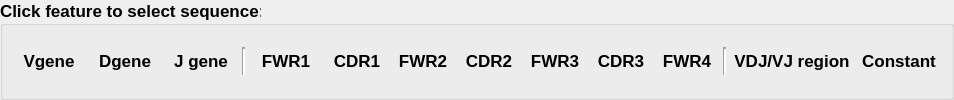
             <widget class="QGroupBox" name="groupBox">
              <property name="minimumSize">
               <size>
                <width>0</width>
                <height>80</height>
               </size>
              </property>
              <property name="font">
               <font>
                <family>Lucida Grande</family>
                <pointsize>13</pointsize>
                <weight>75</weight>
                <bold>true</bold>
               </font>
              </property>
              <property name="cursor">
               <cursorShape>ArrowCursor</cursorShape>
              </property>
              <property name="title">
               <string>Click feature to select sequence:</string>
              </property>
              <layout class="QGridLayout" name="gridLayout_24">
               <item row="0" column="0">
                <widget class="QPushButton" name="btnV">
                 <property name="maximumSize">
                  <size>
                   <width>70</width>
                   <height>16777215</height>
                  </size>
                 </property>
                 <property name="autoFillBackground">
                  <bool>false</bool>
                 </property>
                 <property name="text">
                  <string>Vgene</string>
                 </property>
                 <property name="checkable">
                  <bool>true</bool>
                 </property>
                 <property name="checked">
                  <bool>false</bool>
                 </property>
                 <property name="autoExclusive">
                  <bool>false</bool>
                 </property>
                 <property name="flat">
                  <bool>true</bool>
                 </property>
                </widget>
               </item>
               <item row="0" column="1">
                <widget class="QPushButton" name="btnD">
                 <property name="maximumSize">
                  <size>
                   <width>70</width>
                   <height>16777215</height>
                  </size>
                 </property>
                 <property name="autoFillBackground">
                  <bool>false</bool>
                 </property>
                 <property name="text">
                  <string>Dgene</string>
                 </property>
                 <property name="checkable">
                  <bool>true</bool>
                 </property>
                 <property name="checked">
                  <bool>false</bool>
                 </property>
                 <property name="flat">
                  <bool>true</bool>
                 </property>
                </widget>
               </item>
               <item row="0" column="2">
                <widget class="QPushButton" name="btnJ">
                 <property name="maximumSize">
                  <size>
                   <width>70</width>
                   <height>16777215</height>
                  </size>
                 </property>
                 <property name="autoFillBackground">
                  <bool>false</bool>
                 </property>
                 <property name="text">
                  <string>J gene</string>
                 </property>
                 <property name="checkable">
                  <bool>true</bool>
                 </property>
                 <property name="checked">
                  <bool>false</bool>
                 </property>
                 <property name="flat">
                  <bool>true</bool>
                 </property>
                </widget>
               </item>
               <item row="0" column="3">
                <widget class="Line" name="line_2">
                 <property name="lineWidth">
                  <number>2</number>
                 </property>
                 <property name="orientation">
                  <enum>Qt::Vertical</enum>
                 </property>
                </widget>
               </item>
               <item row="0" column="4">
                <widget class="QPushButton" name="btnFW_1">
                 <property name="maximumSize">
                  <size>
                   <width>70</width>
                   <height>16777215</height>
                  </size>
                 </property>
                 <property name="autoFillBackground">
                  <bool>false</bool>
                 </property>
                 <property name="text">
                  <string>FWR1</string>
                 </property>
                 <property name="checkable">
                  <bool>true</bool>
                 </property>
                 <property name="checked">
                  <bool>false</bool>
                 </property>
                 <property name="flat">
                  <bool>true</bool>
                 </property>
                </widget>
               </item>
               <item row="0" column="5">
                <widget class="QPushButton" name="btnCW_1">
                 <property name="maximumSize">
                  <size>
                   <width>60</width>
                   <height>16777215</height>
                  </size>
                 </property>
                 <property name="autoFillBackground">
                  <bool>false</bool>
                 </property>
                 <property name="text">
                  <string>CDR1</string>
                 </property>
                 <property name="checkable">
                  <bool>true</bool>
                 </property>
                 <property name="checked">
                  <bool>false</bool>
                 </property>
                 <property name="flat">
                  <bool>true</bool>
                 </property>
                </widget>
               </item>
               <item row="0" column="6">
                <widget class="QPushButton" name="btnFW_2">
                 <property name="maximumSize">
                  <size>
                   <width>60</width>
                   <height>16777215</height>
                  </size>
                 </property>
                 <property name="autoFillBackground">
                  <bool>false</bool>
                 </property>
                 <property name="text">
                  <string>FWR2</string>
                 </property>
                 <property name="checkable">
                  <bool>true</bool>
                 </property>
                 <property name="checked">
                  <bool>false</bool>
                 </property>
                 <property name="flat">
                  <bool>true</bool>
                 </property>
                </widget>
               </item>
               <item row="0" column="7">
                <widget class="QPushButton" name="btnCW_2">
                 <property name="maximumSize">
                  <size>
                   <width>60</width>
                   <height>16777215</height>
                  </size>
                 </property>
                 <property name="autoFillBackground">
                  <bool>false</bool>
                 </property>
                 <property name="text">
                  <string>CDR2</string>
                 </property>
                 <property name="checkable">
                  <bool>true</bool>
                 </property>
                 <property name="checked">
                  <bool>false</bool>
                 </property>
                 <property name="flat">
                  <bool>true</bool>
                 </property>
                </widget>
               </item>
               <item row="0" column="8">
                <widget class="QPushButton" name="btnFW_3">
                 <property name="maximumSize">
                  <size>
                   <width>60</width>
                   <height>16777215</height>
                  </size>
                 </property>
                 <property name="autoFillBackground">
                  <bool>false</bool>
                 </property>
                 <property name="text">
                  <string>FWR3</string>
                 </property>
                 <property name="checkable">
                  <bool>true</bool>
                 </property>
                 <property name="checked">
                  <bool>false</bool>
                 </property>
                 <property name="flat">
                  <bool>true</bool>
                 </property>
                </widget>
               </item>
               <item row="0" column="9">
                <widget class="QPushButton" name="btnCW_3">
                 <property name="maximumSize">
                  <size>
                   <width>60</width>
                   <height>16777215</height>
                  </size>
                 </property>
                 <property name="autoFillBackground">
                  <bool>false</bool>
                 </property>
                 <property name="text">
                  <string>CDR3</string>
                 </property>
                 <property name="checkable">
                  <bool>true</bool>
                 </property>
                 <property name="checked">
                  <bool>false</bool>
                 </property>
                 <property name="flat">
                  <bool>true</bool>
                 </property>
                </widget>
               </item>
               <item row="0" column="10">
                <widget class="QPushButton" name="btnFW_4">
                 <property name="maximumSize">
                  <size>
                   <width>60</width>
                   <height>16777215</height>
                  </size>
                 </property>
                 <property name="autoFillBackground">
                  <bool>false</bool>
                 </property>
                 <property name="text">
                  <string>FWR4</string>
                 </property>
                 <property name="checkable">
                  <bool>true</bool>
                 </property>
                 <property name="checked">
                  <bool>false</bool>
                 </property>
                 <property name="flat">
                  <bool>true</bool>
                 </property>
                </widget>
               </item>
               <item row="0" column="11">
                <widget class="Line" name="line_4">
                 <property name="frameShadow">
                  <enum>QFrame::Sunken</enum>
                 </property>
                 <property name="lineWidth">
                  <number>2</number>
                 </property>
                 <property name="midLineWidth">
                  <number>0</number>
                 </property>
                 <property name="orientation">
                  <enum>Qt::Vertical</enum>
                 </property>
                </widget>
               </item>
               <item row="0" column="12">
                <widget class="QPushButton" name="btnVDJ">
                 <property name="maximumSize">
                  <size>
                   <width>120</width>
                   <height>16777215</height>
                  </size>
                 </property>
                 <property name="autoFillBackground">
                  <bool>false</bool>
                 </property>
                 <property name="text">
                  <string>VDJ/VJ region</string>
                 </property>
                 <property name="checkable">
                  <bool>true</bool>
                 </property>
                 <property name="checked">
                  <bool>false</bool>
                 </property>
                 <property name="flat">
                  <bool>true</bool>
                 </property>
                </widget>
               </item>
               <item row="0" column="13">
                <widget class="QPushButton" name="btnC">
                 <property name="maximumSize">
                  <size>
                   <width>90</width>
                   <height>16777215</height>
                  </size>
                 </property>
                 <property name="autoFillBackground">
                  <bool>false</bool>
                 </property>
                 <property name="text">
                  <string>Constant</string>
                 </property>
                 <property name="checkable">
                  <bool>true</bool>
                 </property>
                 <property name="checked">
                  <bool>false</bool>
                 </property>
                 <property name="flat">
                  <bool>true</bool>
                 </property>
                </widget>
               </item>
              </layout>
             </widget>
